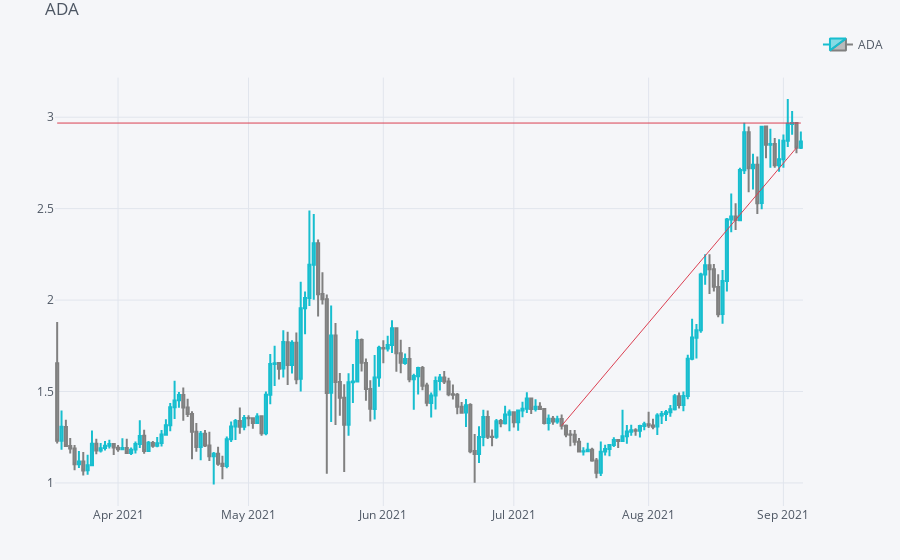

Notebook code cell kept with this figure:
### Code cell
qf.iplot(title = "ADA", name = "ADA")

### Figure 1 — Plotly figure (JSON) as saved in the notebook; plotly's stock layout.template omitted (floating-point values rounded to 4 significant figures; data arrays with more than 128 entries replaced by an {"elided": "..."} marker saying what was removed)
{"data": [{"close": {"elided": "172 float values"}, "decreasing": {"line": {"color": "#808080"}}, "high": {"elided": "172 float values"}, "increasing": {"line": {"color": "#17BECF"}}, "low": {"elided": "172 float values"}, "name": "ADA", "open": {"elided": "172 float values"}, "showlegend": true, "type": "candlestick", "x": {"elided": "172 str values"}, "yaxis": "y2"}], "layout": {"autosize": true, "legend": {"bgcolor": "#F5F6F9", "font": {"color": "#4D5663"}}, "margin": {"b": 30, "l": 30, "r": 30, "t": 30}, "paper_bgcolor": "#F5F6F9", "plot_bgcolor": "#F5F6F9", "shapes": [{"line": {"color": "#db4052", "dash": "solid", "width": 1}, "type": "line", "x0": "2021-03-18", "x1": "2021-09-05", "xref": "x", "y0": [1.389], "y1": [1.389], "yref": "y2"}, {"line": {"color": "#db4052", "dash": "solid", "width": 1}, "type": "line", "x0": "2021-07-12", "x1": "2021-09-04", "xref": "x", "y0": 1.313, "y1": 2.833, "yref": "y2"}, {"line": {"color": "#db4052", "dash": "solid", "width": 1}, "type": "line", "x0": "2021-03-18", "x1": "2021-09-05", "xref": "x", "y0": [2.905], "y1": [2.905], "yref": "y2"}, {"line": {"color": "#db4052", "dash": "solid", "width": 1}, "type": "line", "x0": "2021-03-18", "x1": "2021-09-05", "xref": "x", "y0": 2.968, "y1": 2.968, "yref": "y2"}], "showlegend": true, "title": {"font": {"color": "#4D5663"}, "text": "ADA"}, "xaxis": {"anchor": "y2", "autorange": true, "gridcolor": "#E1E5ED", "range": ["2021-03-17 12:00", "2021-09-05 12:00"], "rangeselector": {"bgcolor": "rgba(150, 200, 250, 1)", "buttons": [{"count": 1, "label": "1m", "step": "month", "stepmode": "backward"}, {"count": 1, "label": "1y", "step": "year", "stepmode": "backward"}], "font": {"size": 13}, "visible": false, "x": 0, "y": 0.9}, "rangeslider": {"visible": false, "yaxis2": {}}, "showgrid": true, "tickfont": {"color": "#4D5663"}, "title": {"font": {"color": "#4D5663"}, "text": ""}, "type": "date", "zerolinecolor": "#E1E5ED"}, "yaxis": {"gridcolor": "#E1E5ED", "showgrid": true, "showticklabels": false, "tickfont": {"color": "#4D5663"}, "title": {"font": {"color": "#4D5663"}, "text": ""}, "zerolinecolor": "#E1E5ED"}, "yaxis2": {"autorange": true, "domain": [0, 0.9], "gridcolor": "#E1E5ED", "range": [0.8739, 3.217], "showgrid": true, "tickfont": {"color": "#4D5663"}, "title": {"font": {"color": "#4D5663"}, "text": ""}, "zerolinecolor": "#E1E5ED"}}}
